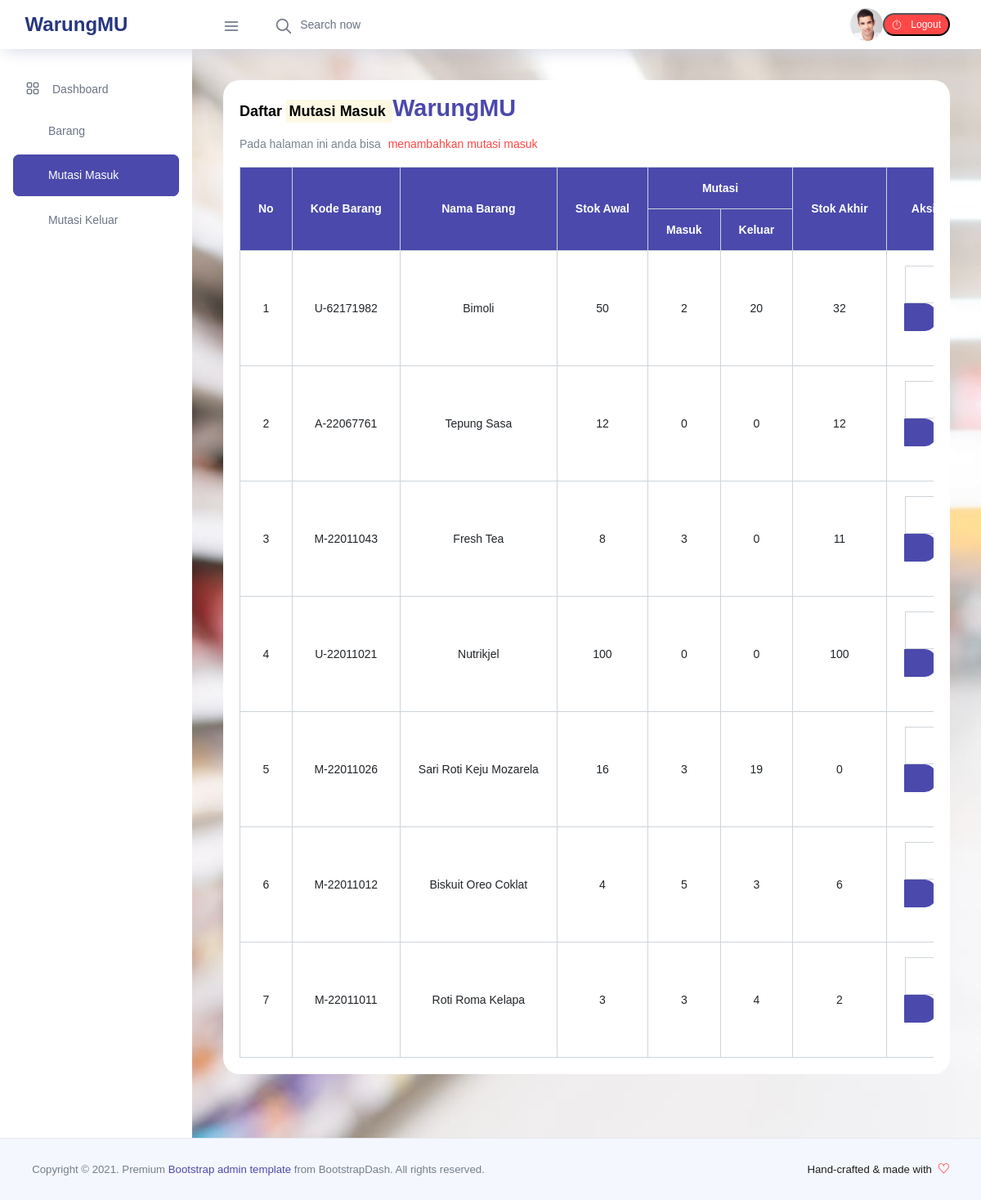
Screenshot of /barangMutasi.php (signed in) with the database file from the repository.
### tables this page shows
CREATE TABLE `barang` (
  `id` int(11) NOT NULL,
  `kode` char(10) NOT NULL,
  `nama` varchar(30) NOT NULL,
  `stokAwal` int(11) NOT NULL,
  `harga` float NOT NULL,
  `mutasiMasuk` int(11) NOT NULL DEFAULT 0,
  `mutasiKeluar` int(11) NOT NULL DEFAULT 0,
  `stokAkhir` int(11) NOT NULL DEFAULT 0
);

### barangMutasi.php (the view, shortened to what this page needs)
<?php
require_once 'component/header/jpR3Tx7cYKdp.php';
require_once 'action/db_connection.php';
$query_show_all_data = "SELECT * FROM barang ORDER BY id desc";
$exec_qsad = mysqli_query($conn, $query_show_all_data);
?>
<body>
  <div class="container-scroller">
    <?php require_once 'component/navbar.php'; ?>
    <div class="container-fluid page-body-wrapper">
      <?php require_once 'component/sidebar.php' ?>
      <div class="main-panel">
        <div class="content-wrapper">
          <div class="row">
            <div class="col-lg-12 grid-margin stretch-card">
              <div class="card">
                <div class="card-body">
                  <h4 class="card-title">Daftar <mark>Mutasi <?=isset($_GET['mutasi'])?$_GET['mutasi']:'masuk'?> </mark> <span class="brand-logo">WarungMU</span></h4>
                  <div class="card-description">
                    <p>Pada halaman ini anda bisa <code> menambahkan mutasi masuk</code></p>
                  </div>
                  <div class="notify">
                  </div>
                  <div class="table-responsive">
                    <table class="table table-hover table-bordered">
                      <thead class="ctable">
                        <tr>
                          <th rowspan="2">No</th>
                          <th rowspan="2">Kode Barang</th>
                          <th rowspan="2">Nama Barang</th>
                          <th rowspan="2">Stok Awal</th>
                          <th colspan="2">Mutasi</th>
                          <th rowspan="2">Stok Akhir</th>
                          <th rowspan="2">Aksi</th>
                        </tr>
                        <tr>
                          <th>Masuk</th>
                          <th>Keluar</th>
                        </tr>
                      </thead>
                      <?php
                      if (mysqli_num_rows($exec_qsad) == 0) {
                        echo "<h4>Data Kosong</h4>";
                      } else {
                      ?>
                        <tbody>
                          <?php
                          $no = 0;
                          $data = mysqli_fetch_all($exec_qsad, MYSQLI_ASSOC);
                          foreach ($data as $d) {
                          ?>
                            <tr>
                              <td><?=$no+=1?></td>
                              <td><?= $d['kode'] ?></td>
                              <td><?= $d['nama'] ?></td>
                              <td><?= $d['stokAwal'] ?></td>
                              <td><?= $d['mutasiMasuk'] ?></td>
                              <td><?= $d['mutasiKeluar'] ?></td>
                              <td><?= $d['stokAwal'] + ($d['mutasiMasuk'] - $d['mutasiKeluar']) ?></td>
                              <td class="ctable">
                                <form action="action/mutasi.php" method="POST">
                                  <div class="form-group" style="width: 50%">
                                    <div class="input-group ">
                                      <input type="number" class="form-control" name="<?= isset($_GET['mutasi'])?$_GET['mutasi']:'masuk' ?>" placeholder="mutasi masuk">
                                      <div class="input-group-append">
                                        <button class="btn btn-sm btn-primary" name="tambah" value="tambah" type="submit"><i class="mdi mdi-plus-circle-outline"></i></button>
                                      </div>
                                    </div>
                                  </div>
                                </form>
                              </td>
                            </tr>
                          <?php
                          }
                          ?>
                        </tbody>
                      <?php
                      }
                      ?>
                    </table>
                  </div>
                </div>
              </div>
            </div>
          </div>
        </div>
      </div>
    </div>
  </div>
  <?php require_once 'component/footer/jpR3Tx7cYKdp.php'; ?>

### rows the page displays
barang: no "1", kode "U-62171982", nama "Bimoli", stokAwal "50", mutasiMasuk "2", mutasiKeluar "20", $d['stokAwal'] + ($d['mutasiMasuk'] - $d['mutasiKeluar']) "32"
barang: no "2", kode "A-22067761", nama "Tepung Sasa", stokAwal "12", mutasiMasuk "0", mutasiKeluar "0", $d['stokAwal'] + ($d['mutasiMasuk'] - $d['mutasiKeluar']) "12"
barang: no "3", kode "M-22011043", nama "Fresh Tea", stokAwal "8", mutasiMasuk "3", mutasiKeluar "0", $d['stokAwal'] + ($d['mutasiMasuk'] - $d['mutasiKeluar']) "11"
barang: no "4", kode "U-22011021", nama "Nutrikjel", stokAwal "100", mutasiMasuk "0", mutasiKeluar "0", $d['stokAwal'] + ($d['mutasiMasuk'] - $d['mutasiKeluar']) "100"
barang: no "5", kode "M-22011026", nama "Sari Roti Keju Mozarela", stokAwal "16", mutasiMasuk "3", mutasiKeluar "19", $d['stokAwal'] + ($d['mutasiMasuk'] - $d['mutasiKeluar']) "0"
barang: no "6", kode "M-22011012", nama "Biskuit Oreo Coklat", stokAwal "4", mutasiMasuk "5", mutasiKeluar "3", $d['stokAwal'] + ($d['mutasiMasuk'] - $d['mutasiKeluar']) "6"
barang: no "7", kode "M-22011011", nama "Roti Roma Kelapa", stokAwal "3", mutasiMasuk "3", mutasiKeluar "4", $d['stokAwal'] + ($d['mutasiMasuk'] - $d['mutasiKeluar']) "2"
